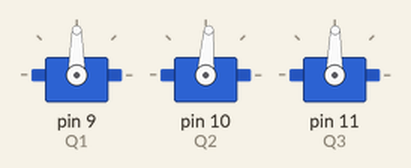
Simulated run of this sketch. Board: Arduino Uno, built with avr-gcc and run on an emulated ATmega328P. On the bench: 3 × servo. What the sketch prints to the serial monitor is not drawn.

Above: at 0.1 s.
At 0.7 s:
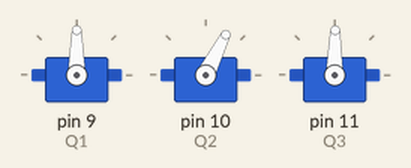
At 1.1 s:
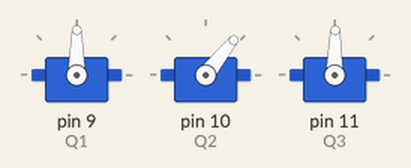
Timing chart, 0 to 2.6 s (numbered marks = the images above):
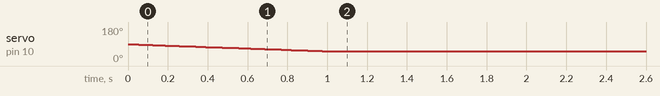

The sketch:

test.ino
```cpp
#include <Servo.h>
#define delays 10

Servo Q1;
Servo Q2;
Servo Q3;
float q1,q2,q3;

void setup() {
  // put your setup code here, to run once:
  Serial.begin(9600);
  Q1.attach(9);
  Q2.attach(10);
  Q3.attach(11);


   ToPosition(150,0,0);//x,y,z

}

void loop() {
  // put your main code here, to run repeatedly:
}

void ToPosition(float x,float y,float z){
     float l1=105,l2=145,h=97;
     float gm1=1,gm2=-1;
     float r=gm1*sqrt(pow(x,2)+pow(y,2)),zh=z-h;
     if((l1-l2<=sqrt(pow(r,2)+pow(zh,2))) && (l1+l2>=sqrt(pow(r,2)+pow(zh,2)))){
         float c2 = (pow(r,2)+pow(zh,2)-pow(l1,2)-pow(l2,2))/(2*l1*l2);
         float s2 = gm2*sqrt(1-pow(c2,2));
         q1 = degrees(atan2(y/gm1,x/gm1));
         q2 = degrees(atan2(zh,r)-atan2(l2*s2,l1+l2*c2));
         q3 = degrees(atan2(s2,c2));

         Serial.println(q1+90);
         Serial.println(q2);
         Serial.println(q3+180);

         smooth(q1+90,q2+30,q3+180);
      }
      else{
         Serial.println("not");
        }
  }

void smooth(float n1,float n2,float n3){
  float old1=Q1.read(),old2=Q2.read(),old3=Q3.read();
  float bet1=(n1-old1)/100,bet2=(n2-old2)/100,bet3=(n3-old3)/100;
  for(int i=0;i<100;i++){
       Q1.write(old1+=bet1);
       Q2.write(old2+=bet2);
       Q3.write(old3+=bet3);
       delay(delays);
    }
    }
```
